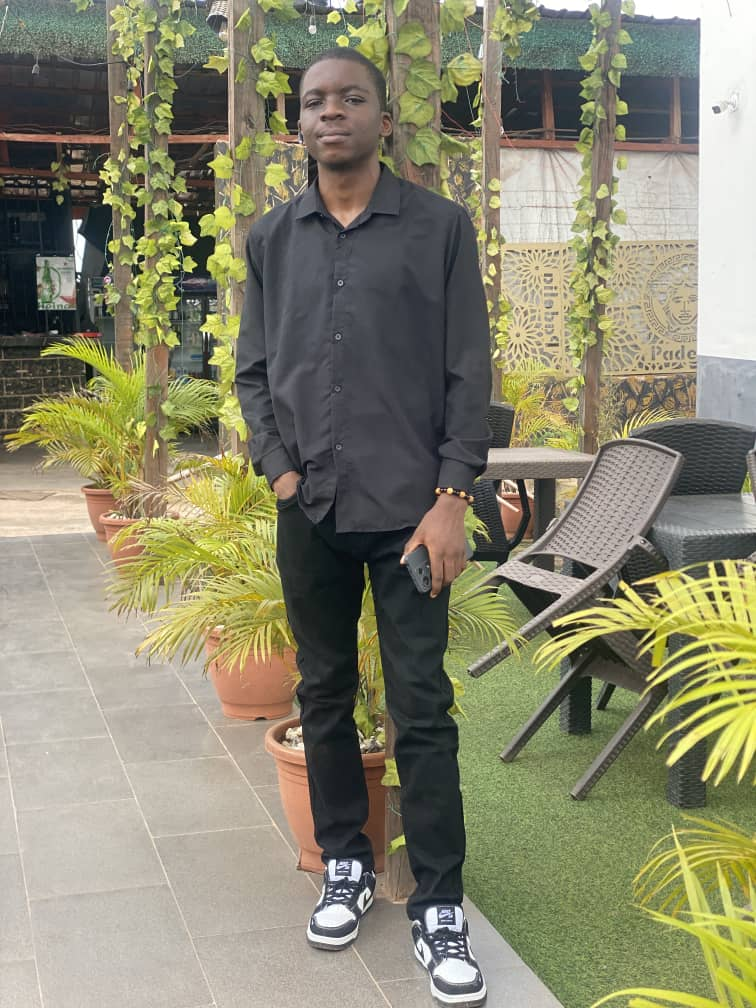
#> input picture backend/files/4c7f0be6ca3c49b2a8b27b524c6255e7.jpg, 756 x 1008 px
$ python -i edting_artifact_detector.py   (imports and definitions only)   (older library calls are emulated)
#> lines starting #> are read from the running program, lines starting #| are printed output that depends on the picture
from PIL import Image, ImageChops
import cv2
import numpy as np
import os
import uuid
import logging

# [1 line not run here, left out]
logger = logging.getLogger(__name__)

def save_as_jpeg(temp_path, image):
    logger.info(f"Converting to JPEG: {temp_path}")
    jpeg_path = f"{os.path.splitext(temp_path)[0]}_converted_{uuid.uuid4().hex[:8]}.jpg"
    try:
        image.convert("RGB").save(jpeg_path, "JPEG", quality=90)
        return jpeg_path
    except Exception as e:
        logger.error(f"JPEG conversion failed: {str(e)}")
        raise

def error_level_analysis(image_path, save_ela_image=False):
#> called with save_ela_image = False
    logger.info(f"Computing ELA for {image_path}")
    try:
        original = Image.open(image_path).convert("RGB")
#> original is the input picture: PIL image 756x1008 RGB; mean R, G, B 137.3, 135.6, 111.3
        # Convert to JPEG if needed
        temp_path = image_path
        if not image_path.lower().endswith(".jpg"):
            temp_path = save_as_jpeg(image_path, original)
        ela_path = f"{os.path.splitext(temp_path)[0]}_ela.jpg"
        try:
            original.save(ela_path, "JPEG", quality=90)
            ela_image = Image.open(ela_path)
            diff = ImageChops.difference(original, ela_image)
            diff = diff.point(lambda x: min(x * 10, 255))
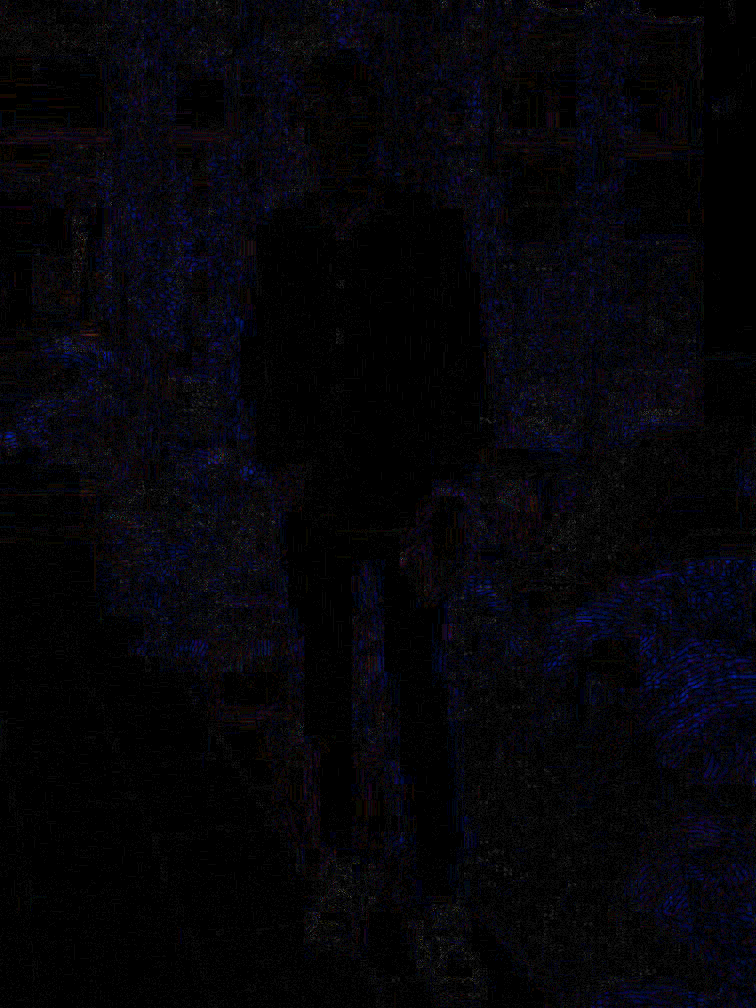
#> diff: PIL image 756x1008 RGB; mean R, G, B 5.3, 4.8, 9.1
            diff_array = np.array(diff)
            if save_ela_image:
                visual_path = f"{os.path.splitext(temp_path)[0]}_ela_visual.jpg"
                diff.save(visual_path)
            ela_score = float(np.mean(diff_array))
#> ela_score = 6.4
            histogram_std = float(np.std(diff_array))
#> histogram_std = 9.92
            return {
                "ela_score": round(ela_score, 2),
                "ela_flagged": bool(ela_score > 15),
                "histogram_std": round(histogram_std, 2)
            }
        finally:
            if temp_path != image_path and os.path.exists(temp_path):
                os.remove(temp_path)
            if os.path.exists(ela_path):
                os.remove(ela_path)
    except Exception as e:
        logger.error(f"ELA error: {str(e)}")
        return {"error": f"ELA processing error: {str(e)}"}

def check_noise_pattern(image_path):
    logger.info(f"Computing noise for {image_path}")
    try:
        image = cv2.imread(image_path, cv2.IMREAD_GRAYSCALE)
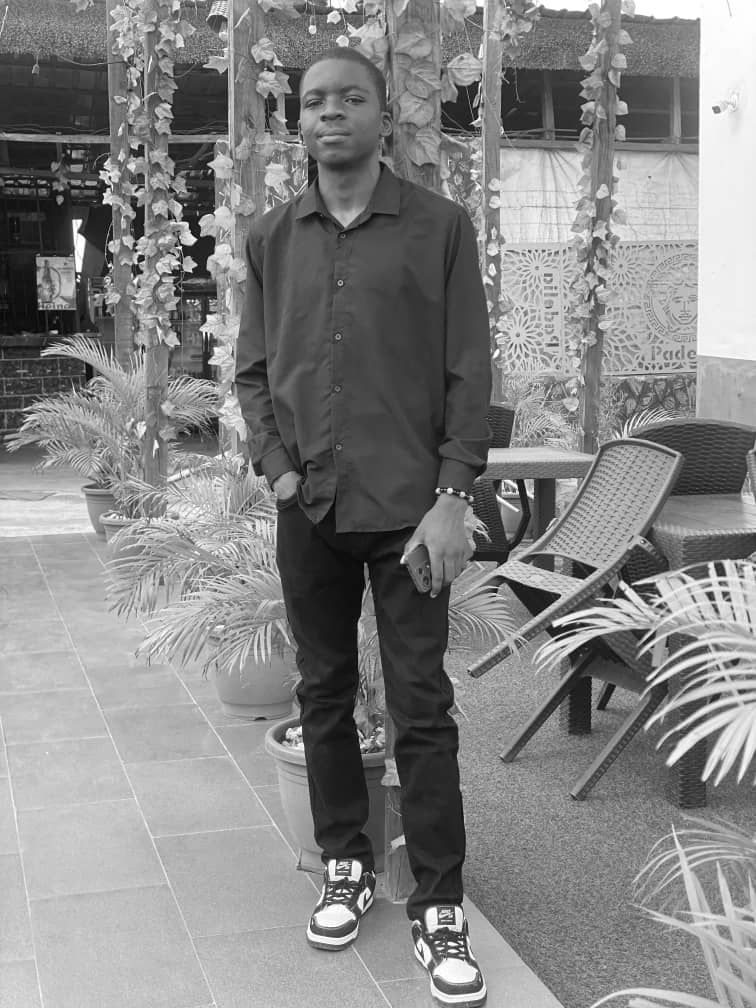
#> image: shape (1008, 756); min 0, max 255, mean 133.3
        if image is None:
            raise ValueError("Could not load image into OpenCV.")
        lap_var = float(cv2.Laplacian(image, cv2.CV_64F).var())
#> lap_var = 1027.7
        return {
            "laplacian_variance": round(lap_var, 2),
            "noise_flagged": bool(lap_var < 100)
        }
    except Exception as e:
        logger.error(f"Noise error: {str(e)}")
        return {"error": f"Noise pattern error: {str(e)}"}

def detect_artifacts(image_path, save_ela_image=False):
    logger.info(f"Detecting artifacts for {image_path}")
    ela = error_level_analysis(image_path, save_ela_image)
    noise = check_noise_pattern(image_path)
#> noise = {'laplacian_variance': 1027.7, 'noise_flagged': False}
    return {
        "ela": ela,
        "noise": noise
    }

>>> result = detect_artifacts('../../files/4c7f0be6ca3c49b2a8b27b524c6255e7.jpg')
#> result = 2 items
